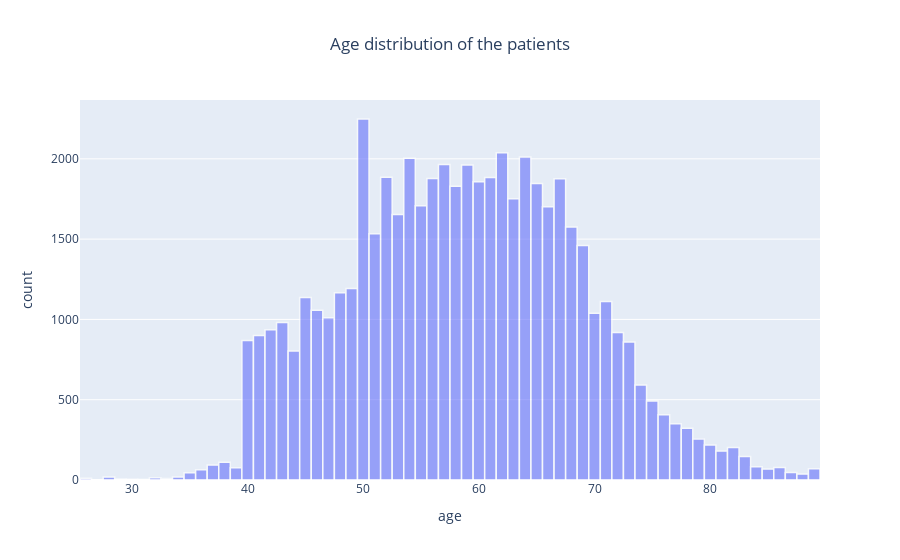

Here is the notebook cell this chart was saved with:
### Code cell
fig = px.histogram(train_df, x="age", title='Age distribution of the patients')
fig.update_traces(marker_line_color='rgb(255,255,255)', marker_line_width=1.5, opacity=0.6)
fig.update_layout(title_x=0.5)
fig.show()

### Figure 1 — Plotly figure (JSON) as saved in the notebook; plotly's stock layout.template omitted (floating-point values rounded to 4 significant figures; data arrays with more than 128 entries replaced by an {"elided": "..."} marker saying what was removed)
{"data": [{"alignmentgroup": "True", "bingroup": "x", "hovertemplate": "age=%{x}<br>count=%{y}<extra></extra>", "legendgroup": "", "marker": {"color": "#636efa", "pattern": {"shape": ""}, "line": {"color": "rgb(255,255,255)", "width": 1.5}}, "name": "", "offsetgroup": "", "orientation": "v", "showlegend": false, "x": {"elided": "54706 int values"}, "xaxis": "x", "yaxis": "y", "type": "histogram", "opacity": 0.6}], "layout": {"xaxis": {"anchor": "y", "domain": [0, 1], "title": {"text": "age"}, "type": "linear", "range": [25.5, 89.5], "autorange": true}, "yaxis": {"anchor": "x", "domain": [0, 1], "title": {"text": "count"}, "range": [0, 2366.0], "autorange": true}, "legend": {"tracegroupgap": 0}, "title": {"text": "Age distribution of the patients", "x": 0.5}, "barmode": "relative", "autosize": true}}
